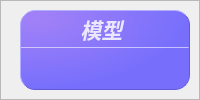
                 <widget class="QFrame" name="frame_9">
                  <property name="frameShape">
                   <enum>QFrame::StyledPanel</enum>
                  </property>
                  <property name="frameShadow">
                   <enum>QFrame::Raised</enum>
                  </property>
                  <layout class="QHBoxLayout" name="horizontalLayout_25">
                   <property name="spacing">
                    <number>6</number>
                   </property>
                   <property name="leftMargin">
                    <number>0</number>
                   </property>
                   <property name="topMargin">
                    <number>9</number>
                   </property>
                   <property name="rightMargin">
                    <number>9</number>
                   </property>
                   <property name="bottomMargin">
                    <number>9</number>
                   </property>
                   <item>
                    <widget class="QLabel" name="modelLabel">
                     <property name="maximumSize">
                      <size>
                       <width>80</width>
                       <height>80</height>
                      </size>
                     </property>
                     <property name="text">
                      <string/>
                     </property>
                     <property name="pixmap">
                      <pixmap resource="YOLOSHOWUI.qrc">:/statusbar/images/newsize/modelBar.png</pixmap>
                     </property>
                     <property name="alignment">
                      <set>Qt::AlignCenter</set>
                     </property>
                    </widget>
                   </item>
                   <item>
                    <widget class="QFrame" name="Model_QF">
                     <property name="minimumSize">
                      <size>
                       <width>170</width>
                       <height>80</height>
                      </size>
                     </property>
                     <property name="maximumSize">
                      <size>
                       <width>170</width>
                       <height>80</height>
                      </size>
                     </property>
                     <property name="toolTipDuration">
                      <number>0</number>
                     </property>
                     <property name="styleSheet">
                      <string notr="true">QFrame#Model_QF{
color: rgb(255, 255, 255);
border-radius: 15px;
background-color: qradialgradient(cx:0, cy:0, radius:1, fx:0.1, fy:0.1, stop:0 rgb(162, 129, 247),  stop:1 rgb(119, 111, 252));
border: 1px outset rgb(98, 91, 213);
}
</string>
                     </property>
                     <property name="frameShape">
                      <enum>QFrame::StyledPanel</enum>
                     </property>
                     <property name="frameShadow">
                      <enum>QFrame::Raised</enum>
                     </property>
                     <layout class="QVBoxLayout" name="verticalLayout_13" stretch="0,2,1">
                      <property name="spacing">
                       <number>0</number>
                      </property>
                      <property name="leftMargin">
                       <number>0</number>
                      </property>
                      <property name="topMargin">
                       <number>0</number>
                      </property>
                      <property name="rightMargin">
                       <number>0</number>
                      </property>
                      <property name="bottomMargin">
                       <number>0</number>
                      </property>
                      <item>
                       <widget class="QFrame" name="Model_top">
                        <property name="styleSheet">
                         <string notr="true">border:none</string>
                        </property>
                        <property name="frameShape">
                         <enum>QFrame::StyledPanel</enum>
                        </property>
                        <property name="frameShadow">
                         <enum>QFrame::Raised</enum>
                        </property>
                        <layout class="QHBoxLayout" name="horizontalLayout_13">
                         <property name="spacing">
                          <number>0</number>
                         </property>
                         <property name="leftMargin">
                          <number>0</number>
                         </property>
                         <property name="topMargin">
                          <number>3</number>
                         </property>
                         <property name="rightMargin">
                          <number>7</number>
                         </property>
                         <property name="bottomMargin">
                          <number>3</number>
                         </property>
                         <item>
                          <widget class="QLabel" name="label_8">
                           <property name="maximumSize">
                            <size>
                             <width>16777215</width>
                             <height>30</height>
                            </size>
                           </property>
                           <property name="font">
                            <font>
                             <family>Segoe UI</family>
                             <pointsize>16</pointsize>
                             <weight>88</weight>
                             <italic>true</italic>
                             <bold>true</bold>
                            </font>
                           </property>
                           <property name="styleSheet">
                            <string notr="true">color: rgba(255, 255,255, 210);
text-align:center;
font: 700 italic 16pt &quot;Segoe UI&quot;;</string>
                           </property>
                           <property name="midLineWidth">
                            <number>-1</number>
                           </property>
                           <property name="text">
                            <string>模型</string>
                           </property>
                           <property name="alignment">
                            <set>Qt::AlignCenter</set>
                           </property>
                           <property name="wordWrap">
                            <bool>false</bool>
                           </property>
                           <property name="indent">
                            <number>0</number>
                           </property>
                          </widget>
                         </item>
                        </layout>
                       </widget>
                      </item>
                      <item>
                       <widget class="Line" name="line_5">
                        <property name="maximumSize">
                         <size>
                          <width>16777215</width>
                          <height>1</height>
                         </size>
                        </property>
                        <property name="styleSheet">
                         <string notr="true">background-color: rgba(255, 255, 255, 89);</string>
                        </property>
                        <property name="orientation">
                         <enum>Qt::Horizontal</enum>
                        </property>
                       </widget>
                      </item>
                      <item>
                       <widget class="QFrame" name="Model_bottom">
                        <property name="styleSheet">
                         <string notr="true">border:none</string>
                        </property>
                        <property name="frameShape">
                         <enum>QFrame::StyledPanel</enum>
                        </property>
                        <property name="frameShadow">
                         <enum>QFrame::Raised</enum>
                        </property>
                        <layout class="QVBoxLayout" name="verticalLayout_14">
                         <property name="spacing">
                          <number>0</number>
                         </property>
                         <property name="leftMargin">
                          <number>0</number>
                         </property>
                         <property name="topMargin">
                          <number>6</number>
                         </property>
                         <property name="rightMargin">
                          <number>0</number>
                         </property>
                         <property name="bottomMargin">
                          <number>6</number>
                         </property>
                         <item alignment="Qt::AlignTop">
                          <widget class="QLabel" name="Model_label">
                           <property name="minimumSize">
                            <size>
                             <width>0</width>
                             <height>30</height>
                            </size>
                           </property>
                           <property name="maximumSize">
                            <size>
                             <width>16777215</width>
                             <height>30</height>
                            </size>
                           </property>
                           <property name="font">
                            <font>
                             <family>Microsoft YaHei UI</family>
                             <pointsize>15</pointsize>
                             <weight>50</weight>
                             <italic>false</italic>
                             <bold>false</bold>
                             <underline>false</underline>
                            </font>
                           </property>
                           <property name="styleSheet">
                            <string notr="true">color: rgb(255, 255, 255);
font: 15pt &quot;Microsoft YaHei UI&quot;;
</string>
                           </property>
                           <property name="text">
                            <string/>
                           </property>
                           <property name="alignment">
                            <set>Qt::AlignCenter</set>
                           </property>
                          </widget>
                         </item>
                        </layout>
                       </widget>
                      </item>
                     </layout>
                    </widget>
                   </item>
                  </layout>
                 </widget>
